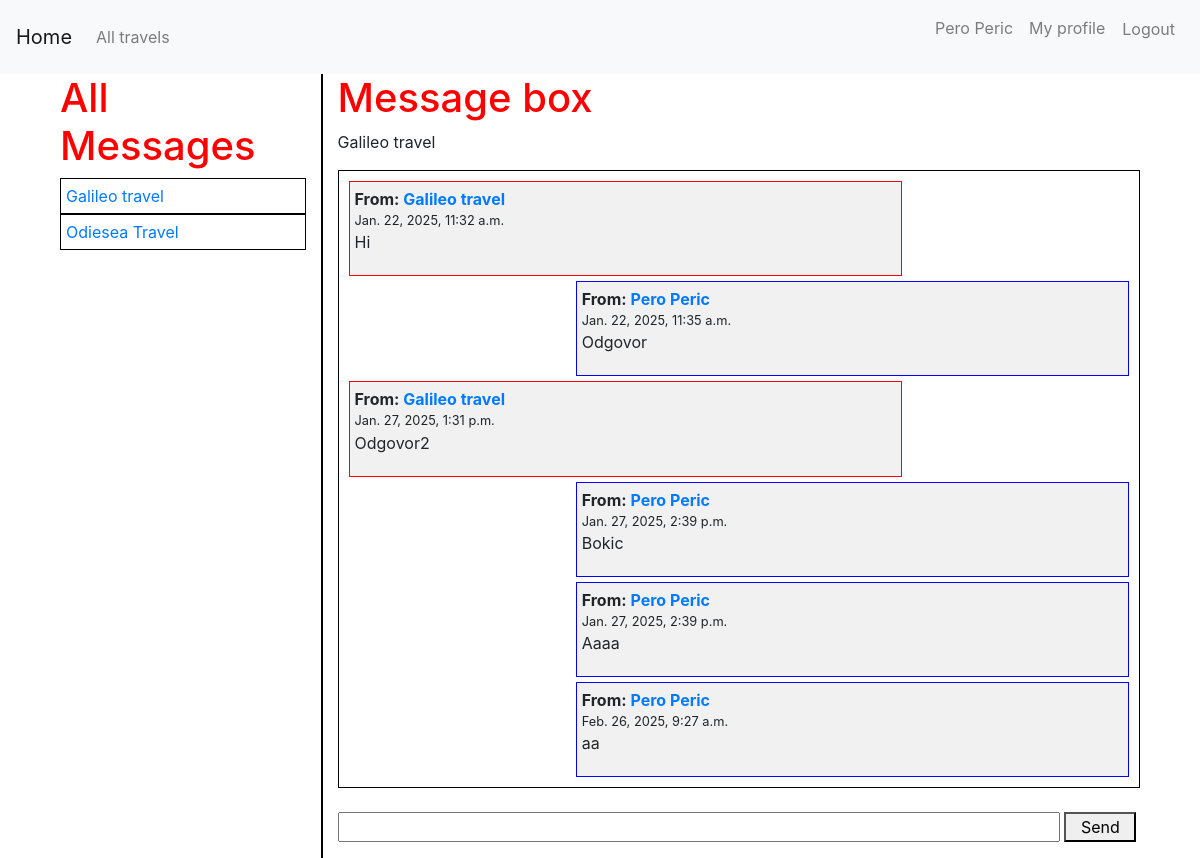
Page /accounts/messages/2 (signed in) on the committed database.
### travels/models.py (models this page shows, shortened)
class Account(models.Model):
    user = models.OneToOneField(User, on_delete=models.CASCADE)
    name = models.CharField(max_length=100)
    organization = models.BooleanField()

class Messages(models.Model):
    sender_id = models.ForeignKey(User, on_delete=models.CASCADE, related_name='sender')
    reciever_id = models.ForeignKey(User, on_delete=models.CASCADE, related_name='reciever')
    text= models.TextField()
    sent_at = models.DateTimeField(auto_now_add=True)

### accounts/views.py (the view)
# urls.py: path('messages/<int:user_id>', views.chat, name="chat"),
@login_required
def chat(request, user_id):
    user1 = get_object_or_404(User, pk=user_id)
    my_messages = Messages.objects.filter(reciever_id=request.user)
    mess=Messages.objects.filter(sender_id=request.user)
    seen_senders = set()
    unique_messages = []
    uni_messages = []
    for message in my_messages:
        if message.sender_id.id not in seen_senders:
            unique_messages.append(message)
            seen_senders.add(message.sender_id.id)
    for message2 in mess:
        if message2.reciever_id.id not in seen_senders:
            uni_messages.append(message2)
            seen_senders.add(message2.reciever_id.id)
    chat = Messages.objects.filter(
        Q(sender_id=request.user, reciever_id=user1) |
        Q(sender_id=user1, reciever_id=request.user)
    ).order_by('sent_at')
    context = {
        'my_messages': unique_messages,
        'messages2': uni_messages,
        'chat': chat,
        'user1': user1,
        'user_id': user_id
    }
    return render(request, 'accounts/chat.html', context)

### accounts/templates/accounts/chat.html (shortened to what this page needs)
{% extends "accounts/messages.html" %}
{% block parent_content %}
<p>{{user1.account.name}}</p>
<div class="messages">
    {% for message in chat  %}
      <div class="message
      {% if request.user == message.sender_id %}
        my-message
        {% else %}
        their-message
      {% endif %}
        ">
        <strong>
          From:
          <a href="{% url 'accounts:profile' message.sender_id.id %}">
            {{message.sender_id.account.name}}
          </a>
        </strong> <br>
        <small>
          {{message.sent_at}}
        </small>
        <p>
          {{message.text}}
        </p>
      </div>
    {% endfor %}
  </div>
<br>
            <form method="post" action="{% url 'accounts:create-message' user_id %}">
             <input type="text" name="message" style="width: 90%;">
              <button type="submit" style="width: 9%;"> Send</button>
          </form>
{% endblock %}

### accounts/templates/accounts/messages.html (shortened to what this page needs)
{% extends "travels/base.html" %}
{% block content %}
<div class="content container">
    <div class="row">
        <div class="col-md-3" style="border-right: 2px solid black;">
            <h1>All Messages</h1>
            {% for message in my_messages  %}
            <div class="messages">
                <a href="{% url 'accounts:chat' message.sender_id.id%}">{{message.sender_id.account.name}}</a>
            </div>
            {% endfor %}
        </div>
        <div class="col-md-9">
            <h1>Message box</h1>
            {% block parent_content %}{% endblock %}
        </div>
    </div>
</div>
{% endblock %}

### travels/templates/travels/base.html (shortened to what this page needs)
{% load static %}
<html>
  <head>
    <link rel="stylesheet" href="https://maxcdn.bootstrapcdn.com/bootstrap/4.5.2/css/bootstrap.min.css">
    <link rel="stylesheet" href="{% static 'travels/css/travels.css' %}">
  </head>
  <body>
    <div class="page-header">
      <nav class="navbar navbar-expand-lg navbar-light bg-light">
        <a class="navbar-brand" href="{% url 'home' %}">Home</a>
        <div class="collapse navbar-collapse" id="navbarSupportedContent">
          <ul class="navbar-nav mr-auto">
            <li class="nav-item">
              <a class="nav-link" href="{% url 'list'%}">All travels</a>
            </li>
          </ul>
          <ul class="navbar-nav ml-auto">
            {% if request.user.is_authenticated %}
            <li class="nav-item">
              <a class="nav-link" href="{% url 'accounts:dashboard' %}">{{user.account.name}}</a>
            </li>
            <li class="nav-item">
              <a class="nav-link" href="{% url 'accounts:profile' user.id %}">My profile</a>
            </li>
              <li class="nav-item">
                <form action="{% url 'logout' %}" method="post">
                  <button class="btn btn-link nav-link" type="submit">Logout</button>
                </form>
              </li>
            {% endif %}
          </ul>
        </div>
      </nav>
    </div>
    <div class="content container">
      <div class="row">
        <div class="col-md-12">
          {% block content %}
          {% endblock %}
        </div>
      </div>
    </div>
  </body>
</html>

### travels/static/travels/css/travels.css (style rules this page uses)
.content h1 { color: red; }
.messages { padding: 5px; border: 1px solid black; }
.messages .message { padding: 5px; border: 1px solid red; margin: 5px; width: 70%; background: #f1f1f1; }
.messages .message.my-message { border: 1px solid blue; margin-left: auto; margin-right: 5px; }
.messages .message.their-message { border: 1px solid red; margin-left: 5px; margin-right: auto; }

### rows in the picture
Messages: sender_id.account.name "Galileo travel", sent_at "Jan. 22, 2025, 11:32 a.m.", text "Hi"
Messages: sender_id.account.name "Odiesea Travel"
Messages: sender_id.account.name "Pero Peric", sent_at "Jan. 22, 2025, 11:35 a.m.", text "Odgovor"
Messages: sender_id.account.name "Galileo travel", sent_at "Jan. 27, 2025, 1:31 p.m.", text "Odgovor2"
Messages: sender_id.account.name "Pero Peric", sent_at "Jan. 27, 2025, 2:39 p.m.", text "Bokic"
Messages: sender_id.account.name "Pero Peric", sent_at "Jan. 27, 2025, 2:39 p.m.", text "Aaaa"
Messages: sender_id.account.name "Pero Peric", sent_at "Feb. 26, 2025, 9:27 a.m.", text "aa"

### other values in the picture
{{ user.account.name }} "Pero Peric"
{{ user1.account.name }} "Galileo travel"
